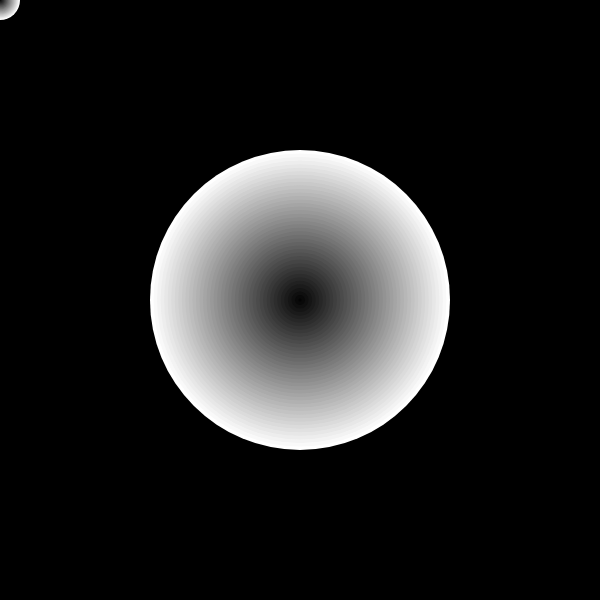
Frame 1 (no input)
Frame 60 (no input): identical to frame 1, image omitted
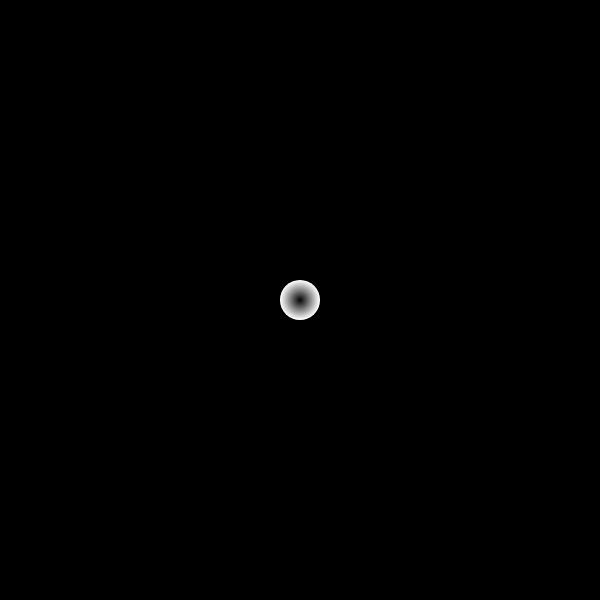
Frame 120 (the mouse pressed at the canvas centre since frame 60)

The p5.js sketch that drew these frames (run headless with seeded random() and noise() and a simulated clock; from frame 60 on, the mouse is pressed at the canvas centre):

// p5.js sketch
// ── sketch.js

function setup() {
  createCanvas(600, 600);
  //console.log("circleSize;"+circleSize);
}

function draw() {
  background(0);
  var x1 = 300;
  var y1 = 300;
  var x2 = mouseX;
  var y2 = mouseY;
  var targetDistance = distance(x1, y1, x2, y2);

  drawTarget(x1, y1, 300, targetDistance / 10);
  drawTarget(x2, y2, 40, 30);

}

function distance(xpos1, ypos1, xpos2, ypos2){
  //distance between 2 elements
  var dx = xpos1 - xpos2;
  var dy = ypos1 - ypos2;
  var dist = Math.sqrt (dx * dx + dy * dy);
  return dist;
}

function drawTarget(x, y, size, numOfCircle ){
  //(x,y) is argument
  var circleSize = size;
  //var numOfCircle = step;
  for(var i = 0; i < numOfCircle; i ++){
    var step = (numOfCircle-i)/numOfCircle;
    fill(255 * step);
    noStroke();
    var size = circleSize * step
    ellipse(x, y, size, size);

//numOfCircle-i is going to be from 20 to 1
// step is going to slowly change value of 255 from 1 to 0 = create gradiation:

  }
}
